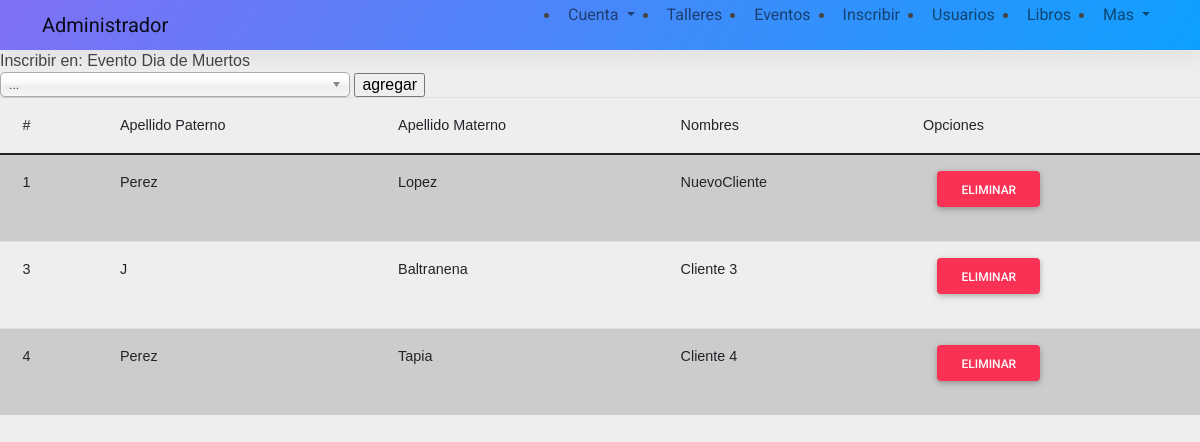
The app's page /panel/inscripcion.php?accion=inscribirEvento&id_evento=1 (signed in) with its own data.
### tables this page shows
CREATE TABLE `evento` (
  `id_evento` int(11) NOT NULL,
  `evento` varchar(100) NOT NULL,
  `descripcion` varchar(500) NOT NULL,
  `fecha` date NOT NULL,
  `horario_inicio` time NOT NULL,
  `horario_fin` time NOT NULL,
  `id_salon` int(11) NOT NULL,
  `id_usuario` int(11) NOT NULL,
  `fotografia` varchar(100) NOT NULL DEFAULT 'nofoto.png'
);

CREATE TABLE `cliente` (
  `id_cliente` int(11) NOT NULL,
  `id_usuario` int(11) NOT NULL,
  `direccion` varchar(100) NOT NULL,
  `telefono` varchar(13) NOT NULL,
  `ine` varchar(32) NOT NULL,
  `comprobante_domicilio` varchar(32) NOT NULL,
  `constancia_estudios` varchar(32) NOT NULL
);

CREATE TABLE `usuario` (
  `id_usuario` int(11) NOT NULL,
  `correo` varchar(100) NOT NULL,
  `contrasena` varchar(32) NOT NULL,
  `nombre` varchar(50) NOT NULL,
  `primer_apellido` varchar(50) NOT NULL,
  `segundo_apellido` varchar(50) NOT NULL,
  `fotografia` varchar(100) NOT NULL DEFAULT 'nofoto.png',
  `telefono` varchar(13) NOT NULL
);

### models/evento.class.php (called while the page is built, shortened)
<?php
require_once('sistema.class.php');
class Evento extends Sistema
{
    public function readOne($id_evento)
    {
        $sql = "SELECT *  from evento where id_evento = :id_evento";
        $stmt = $this->con->prepare($sql);
        $stmt->bindParam(':id_evento', $id_evento, PDO::PARAM_INT);
        $stmt->execute();
        $datos = $stmt->fetchAll(PDO::FETCH_ASSOC);
        $datos = (isset($datos[0])) ? $datos[0] : null;
        return $datos;
    }
}
$evento = new Evento;

### models/sistema.class.php (called while the page is built, shortened)
<?php
class Sistema
{
    public function connect()
    {
        $dbDriver = "mysql";
        $dbHost = "localhost";
        $db = "centro_comunitario";
        $dbUser = "administrador";
        $dbPass = "123";
        $this->con = new PDO($dbDriver . ':host=' . $dbHost . ';dbname=' . $db, $dbUser, $dbPass);
    }
}

### models/inscripcion.class.php (called while the page is built, shortened)
<?php
require_once('sistema.class.php');
class Inscripcion extends Sistema
{
    public function inscritosEvento($id_evento){
        $sql="
        SELECT c.id_cliente, u.nombre, u.primer_apellido, u.segundo_apellido
        from evento_cliente ec  join cliente c on c.id_cliente = ec.id_cliente
        join usuario u on u.id_usuario = c.id_usuario where ec.id_evento =:id_evento
        order by  c.id_cliente";
        $stmt=$this->con->prepare($sql);
        $stmt->bindParam(':id_evento',$id_evento,PDO::PARAM_INT);
        $stmt->execute();
        $datos = $stmt->fetchAll(PDO::FETCH_ASSOC);
        return $datos;
    }
}
$inscripcion = new Inscripcion;

### views/inscripcion/participanteEvento.php (the view, shortened to what this page needs)
<h1>Inscribir en: <?php echo $datosEvento['evento']; ?></h1>
<form method="GET" action="inscripcion.php">
<select name="id_cliente" data-placeholder="Choose a Country..." class="chosen-select" tabindex="2">
        <option value=" ">...</option>
    </select>
    <input type="submit" name="accion_participante" value="agregar">
</form>
<table class="table table-striped">
    <thead>
        <tr>
            <th scope="col">#</th>
            <th scope="col">Apellido Paterno</th>
            <th scope="col">Apellido Materno</th>
            <th scope="col">Nombres</th>
            <th scope="col">Opciones</th>
        </tr>
    </thead>
    <tbody>
        <?php
        foreach ($inscritos as $key => $dato) :
        ?>
            <tr>
                <th scope="row"><?php echo $dato['id_cliente']; ?></th>
                <td><?php echo $dato['primer_apellido']; ?></td>
                <td><?php echo $dato['segundo_apellido']; ?></td>
                <td><?php echo $dato['nombre']; ?></td>
                <td>
                    <ul>
                    <li style="list-style: none;"><a class="btn btn-danger bi bi-pencil" href="inscripcion.php?accion=participanteEvento&id_evento=<?php echo $id_evento;?>&id_cliente=<?php echo $dato['id_cliente']; ?>&accion_participante=eliminar">Eliminar</a></li>
                    </ul>
                </td>
            </tr>
        <?php
        endforeach
        ?>
    </tbody>
</table>

### css/style.css (style rules this page uses)
* { font-family: Roboto; }
table { width: 100%; }
th, td { font-weight: unset; padding-right: 10px; }

### libs/chosen_v1.8.7/docsupport/style.css (style rules this page uses)
html, body, div, span, object, iframe, h1, h2, h3, h4, h5, h6, p, blockquote, pre, abbr, address, cite, code, del, dfn, em, img, ins, kbd, q, samp, small, strong, sub, sup, var, b, i, dl, dt, dd, ol, ul, li, fieldset, form, label, legend, table, caption, tbody, tfoot, thead, tr, th, td, article, aside, canvas, details, figcaption, figure, footer, header, hgroup, menu, nav, section, summary, time, mark, audio, video { margin: 0; padding: 0; border: 0; font-size: 100%; font: inherit; vertical-align: baseline; }
table { border-collapse: collapse; border-spacing: 0; }
input, select { vertical-align: middle; }
select, input, textarea, button { font:99% sans-serif; }
ul li { list-style: disc; margin-left: 1em; margin-bottom: 1.25em; }
a { color: #F36C00; outline: none; text-decoration: none; }
.select, .chosen-select, .chosen-select-no-single, .chosen-select-no-results, .chosen-select-deselect, .chosen-select-rtl, .chosen-select-width { width: 350px; }

### records on screen
evento: evento "Evento Dia de Muertos"
cliente: id_cliente "1", id_usuario.primer_apellido "Perez", id_usuario.segundo_apellido "Lopez", id_usuario.nombre "NuevoCliente"
cliente: id_cliente "3", id_usuario.primer_apellido "J", id_usuario.segundo_apellido "Baltranena", id_usuario.nombre "Cliente 3"
cliente: id_cliente "4", id_usuario.primer_apellido "Perez", id_usuario.segundo_apellido "Tapia", id_usuario.nombre "Cliente 4"
